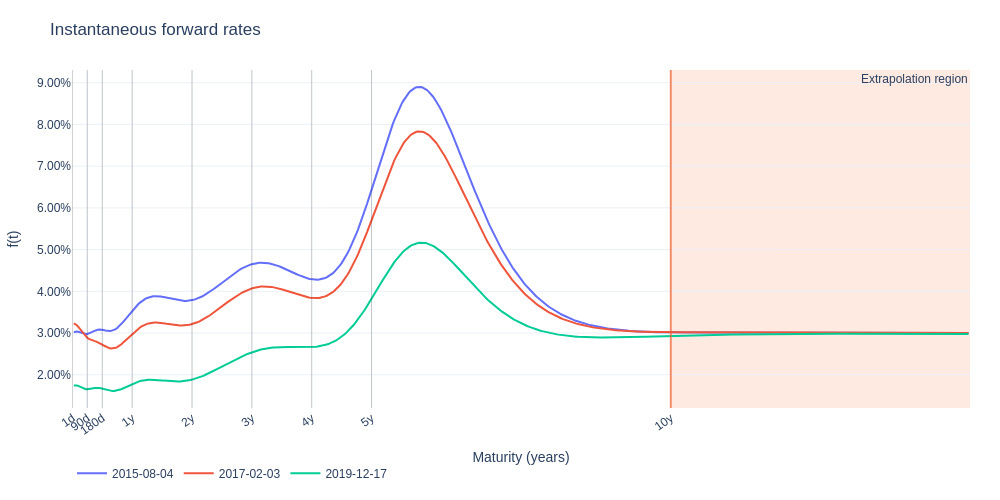

Notebook cell for this chart:
### Markdown cell above
Finally, we plot the instantaneous forward rates for the same dates shown above. The smooth and stable forward shapes suggest that the frequency and smoothness penalties are doing their job. The shaded extrapolation region also makes explicit where the curve is driven purely by model assumptions rather than by market instruments.

One interesting feature is the hump that appears near the boundary of the information set. This hump emerges because the model must satisfy the imposed long-term forward rate: in order to anchor the long-run expectation, the curve is forced to bend upward (and then revert) close to the last liquid maturity. A large hump in this case indicates that the model is *over-correcting* in its choice of instantaneous forward curves to reconcile short-/medium-term market data with the long-term anchor. This is a warning sign that our chosen long-term level is likely inconsistent with the shapes implied by the observed curves.

### Code cell
fig = plot_instant_fwds(model, test_market_rates_df, t_max=15, dates=dates)
fig.show()

### Figure 1 — Plotly figure (JSON) as saved in the notebook; plotly's stock layout.template omitted (floating-point values rounded to 4 significant figures; data arrays with more than 128 entries replaced by an {"elided": "..."} marker saying what was removed)
{"data": [{"mode": "lines", "name": "2015-08-04", "type": "scatter", "x": {"elided": "599 float values"}, "y": {"elided": "599 float values"}}, {"mode": "lines", "name": "2017-02-03", "type": "scatter", "x": {"elided": "599 float values"}, "y": {"elided": "599 float values"}}, {"mode": "lines", "name": "2019-12-17", "type": "scatter", "x": {"elided": "599 float values"}, "y": {"elided": "599 float values"}}], "layout": {"annotations": [{"showarrow": false, "text": "Extrapolation region", "x": 15, "xanchor": "right", "xref": "x", "y": 1, "yanchor": "top", "yref": "y domain"}], "autosize": true, "font": {"family": "Arial", "size": 12}, "height": 500, "legend": {"orientation": "h", "x": 0, "xanchor": "left", "y": -0.15, "yanchor": "top"}, "margin": {"b": 70, "l": 60, "r": 30, "t": 70}, "shapes": [{"layer": "above", "line": {"color": "rgba(0,0,0,0.18)", "width": 1}, "type": "line", "x0": 0.002778, "x1": 0.002778, "xref": "x", "y0": 0, "y1": 1, "yref": "y domain"}, {"layer": "above", "line": {"color": "rgba(0,0,0,0.18)", "width": 1}, "type": "line", "x0": 0.25, "x1": 0.25, "xref": "x", "y0": 0, "y1": 1, "yref": "y domain"}, {"layer": "above", "line": {"color": "rgba(0,0,0,0.18)", "width": 1}, "type": "line", "x0": 0.5, "x1": 0.5, "xref": "x", "y0": 0, "y1": 1, "yref": "y domain"}, {"layer": "above", "line": {"color": "rgba(0,0,0,0.18)", "width": 1}, "type": "line", "x0": 1, "x1": 1, "xref": "x", "y0": 0, "y1": 1, "yref": "y domain"}, {"layer": "above", "line": {"color": "rgba(0,0,0,0.18)", "width": 1}, "type": "line", "x0": 2, "x1": 2, "xref": "x", "y0": 0, "y1": 1, "yref": "y domain"}, {"layer": "above", "line": {"color": "rgba(0,0,0,0.18)", "width": 1}, "type": "line", "x0": 3, "x1": 3, "xref": "x", "y0": 0, "y1": 1, "yref": "y domain"}, {"layer": "above", "line": {"color": "rgba(0,0,0,0.18)", "width": 1}, "type": "line", "x0": 4, "x1": 4, "xref": "x", "y0": 0, "y1": 1, "yref": "y domain"}, {"layer": "above", "line": {"color": "rgba(0,0,0,0.18)", "width": 1}, "type": "line", "x0": 5, "x1": 5, "xref": "x", "y0": 0, "y1": 1, "yref": "y domain"}, {"layer": "above", "line": {"color": "rgba(0,0,0,0.18)", "width": 1}, "type": "line", "x0": 10, "x1": 10, "xref": "x", "y0": 0, "y1": 1, "yref": "y domain"}, {"fillcolor": "LightSalmon", "layer": "below", "line": {"width": 0}, "opacity": 0.22, "type": "rect", "x0": 10, "x1": 15, "xref": "x", "y0": 0, "y1": 1, "yref": "y domain"}, {"layer": "above", "line": {"color": "rgba(255,100,50,0.65)", "width": 2}, "type": "line", "x0": 10, "x1": 10, "xref": "x", "y0": 0, "y1": 1, "yref": "y domain"}], "title": {"text": "Instantaneous forward rates", "xanchor": "left"}, "width": 1000, "xaxis": {"automargin": true, "showgrid": true, "tickangle": -35, "tickfont": {"size": 12}, "tickmode": "array", "ticktext": ["1d", "90d", "180d", "1y", "2y", "3y", "4y", "5y", "10y"], "tickvals": [0.002778, 0.25, 0.5, 1, 2, 3, 4, 5, 10], "title": {"text": "Maturity (years)"}, "zeroline": false}, "yaxis": {"showgrid": true, "tickformat": ".2%", "title": {"text": "f(t)"}, "zeroline": false}}}
